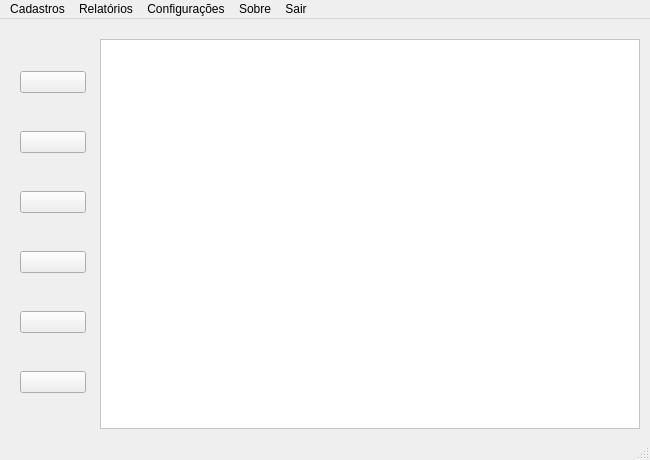
<?xml version="1.0" encoding="UTF-8"?>
<ui version="4.0">
 <class>Employees</class>
 <widget class="QMainWindow" name="Employees">
  <property name="geometry">
   <rect>
    <x>0</x>
    <y>0</y>
    <width>650</width>
    <height>460</height>
   </rect>
  </property>
  <property name="sizePolicy">
   <sizepolicy hsizetype="Preferred" vsizetype="Preferred">
    <horstretch>0</horstretch>
    <verstretch>0</verstretch>
   </sizepolicy>
  </property>
  <property name="minimumSize">
   <size>
    <width>650</width>
    <height>460</height>
   </size>
  </property>
  <property name="maximumSize">
   <size>
    <width>650</width>
    <height>460</height>
   </size>
  </property>
  <property name="windowTitle">
   <string>Employees</string>
  </property>
  <property name="windowIcon">
   <iconset resource="../resources/employees.qrc">
    <normaloff>:/icons/svg/boss.svg</normaloff>:/icons/svg/boss.svg</iconset>
  </property>
  <property name="toolButtonStyle">
   <enum>Qt::ToolButtonIconOnly</enum>
  </property>
  <property name="unifiedTitleAndToolBarOnMac">
   <bool>false</bool>
  </property>
  <widget class="QWidget" name="centralwidget">
   <widget class="QGraphicsView" name="graphicsViewMainImage">
    <property name="geometry">
     <rect>
      <x>100</x>
      <y>20</y>
      <width>540</width>
      <height>390</height>
     </rect>
    </property>
    <property name="styleSheet">
     <string notr="true">background-color: rgb(255, 255, 255);</string>
    </property>
   </widget>
   <widget class="QLabel" name="labelMainImage">
    <property name="geometry">
     <rect>
      <x>220</x>
      <y>30</y>
      <width>308</width>
      <height>308</height>
     </rect>
    </property>
    <property name="text">
     <string/>
    </property>
    <property name="pixmap">
     <pixmap resource="../resources/employees.qrc">:/icons/svg/business-presentation.svg</pixmap>
    </property>
    <property name="scaledContents">
     <bool>true</bool>
    </property>
   </widget>
   <widget class="QWidget" name="layoutWidget">
    <property name="geometry">
     <rect>
      <x>20</x>
      <y>20</y>
      <width>66</width>
      <height>392</height>
     </rect>
    </property>
    <layout class="QVBoxLayout" name="verticalLayout">
     <item>
      <widget class="QPushButton" name="pushButtonEmployees">
       <property name="text">
        <string/>
       </property>
       <property name="icon">
        <iconset resource="../resources/employees.qrc">
         <normaloff>:/icons/svg/boss-1.svg</normaloff>:/icons/svg/boss-1.svg</iconset>
       </property>
       <property name="iconSize">
        <size>
         <width>52</width>
         <height>52</height>
        </size>
       </property>
      </widget>
     </item>
     <item>
      <widget class="QPushButton" name="pushButtonManager">
       <property name="text">
        <string/>
       </property>
       <property name="icon">
        <iconset resource="../resources/employees.qrc">
         <normaloff>:/icons/svg/boss-2.svg</normaloff>:/icons/svg/boss-2.svg</iconset>
       </property>
       <property name="iconSize">
        <size>
         <width>52</width>
         <height>52</height>
        </size>
       </property>
      </widget>
     </item>
     <item>
      <widget class="QPushButton" name="pushButtonDepartment">
       <property name="text">
        <string/>
       </property>
       <property name="icon">
        <iconset resource="../resources/employees.qrc">
         <normaloff>:/icons/svg/collaboration.svg</normaloff>:/icons/svg/collaboration.svg</iconset>
       </property>
       <property name="iconSize">
        <size>
         <width>52</width>
         <height>52</height>
        </size>
       </property>
      </widget>
     </item>
     <item>
      <widget class="QPushButton" name="pushButtonDepartment_2">
       <property name="text">
        <string/>
       </property>
       <property name="icon">
        <iconset resource="../resources/employees.qrc">
         <normaloff>:/icons/svg/collaboration.svg</normaloff>:/icons/svg/collaboration.svg</iconset>
       </property>
       <property name="iconSize">
        <size>
         <width>52</width>
         <height>52</height>
        </size>
       </property>
      </widget>
     </item>
     <item>
      <widget class="QPushButton" name="pushButtonInfo">
       <property name="text">
        <string/>
       </property>
       <property name="icon">
        <iconset resource="../resources/employees.qrc">
         <normaloff>:/icons/svg/customer-service-1.svg</normaloff>:/icons/svg/customer-service-1.svg</iconset>
       </property>
       <property name="iconSize">
        <size>
         <width>52</width>
         <height>52</height>
        </size>
       </property>
      </widget>
     </item>
     <item>
      <widget class="QPushButton" name="pushButtonExit">
       <property name="text">
        <string/>
       </property>
       <property name="icon">
        <iconset resource="../resources/employees.qrc">
         <normaloff>:/icons/svg/businessman-1.svg</normaloff>:/icons/svg/businessman-1.svg</iconset>
       </property>
       <property name="iconSize">
        <size>
         <width>52</width>
         <height>52</height>
        </size>
       </property>
      </widget>
     </item>
    </layout>
   </widget>
  </widget>
  <widget class="QMenuBar" name="menubar">
   <property name="geometry">
    <rect>
     <x>0</x>
     <y>0</y>
     <width>650</width>
     <height>21</height>
    </rect>
   </property>
   <widget class="QMenu" name="menuRelat_rios">
    <property name="title">
     <string>Relatórios</string>
    </property>
    <addaction name="actionRelEmployee"/>
   </widget>
   <widget class="QMenu" name="menuSobre">
    <property name="acceptDrops">
     <bool>true</bool>
    </property>
    <property name="title">
     <string>Sobre</string>
    </property>
    <addaction name="actionAbout"/>
   </widget>
   <widget class="QMenu" name="menuSair">
    <property name="title">
     <string>Sair</string>
    </property>
    <addaction name="actionExit"/>
   </widget>
   <widget class="QMenu" name="menuCadastros">
    <property name="title">
     <string>Cadastros</string>
    </property>
    <addaction name="actionCadEmployee"/>
    <addaction name="actionCadDepartment"/>
    <addaction name="actionCadManager"/>
   </widget>
   <widget class="QMenu" name="menuSettings">
    <property name="title">
     <string>Configurações</string>
    </property>
    <addaction name="actionSettings"/>
   </widget>
   <addaction name="menuCadastros"/>
   <addaction name="menuRelat_rios"/>
   <addaction name="menuSettings"/>
   <addaction name="menuSobre"/>
   <addaction name="menuSair"/>
  </widget>
  <widget class="QStatusBar" name="statusbar"/>
  <action name="actionCliente">
   <property name="text">
    <string>Cliente</string>
   </property>
  </action>
  <action name="actionGerente">
   <property name="text">
    <string>Gerente</string>
   </property>
  </action>
  <action name="actionTitulo">
   <property name="text">
    <string>Departamento</string>
   </property>
  </action>
  <action name="actionRelEmployee">
   <property name="text">
    <string>Empregados</string>
   </property>
  </action>
  <action name="actionCadEmployee">
   <property name="text">
    <string>Empregado</string>
   </property>
  </action>
  <action name="actionCadDepartment">
   <property name="text">
    <string>Departamento</string>
   </property>
  </action>
  <action name="actionCadManager">
   <property name="text">
    <string>Gerente</string>
   </property>
  </action>
  <action name="actionExit">
   <property name="text">
    <string>Sair</string>
   </property>
  </action>
  <action name="actionAbout">
   <property name="text">
    <string>Sobre</string>
   </property>
  </action>
  <action name="actionSettings">
   <property name="text">
    <string>Configurações</string>
   </property>
  </action>
 </widget>
 <resources>
  <include location="../resources/employees.qrc"/>
  <include location="resources/employees.qrc"/>
 </resources>
 <connections/>
</ui>
